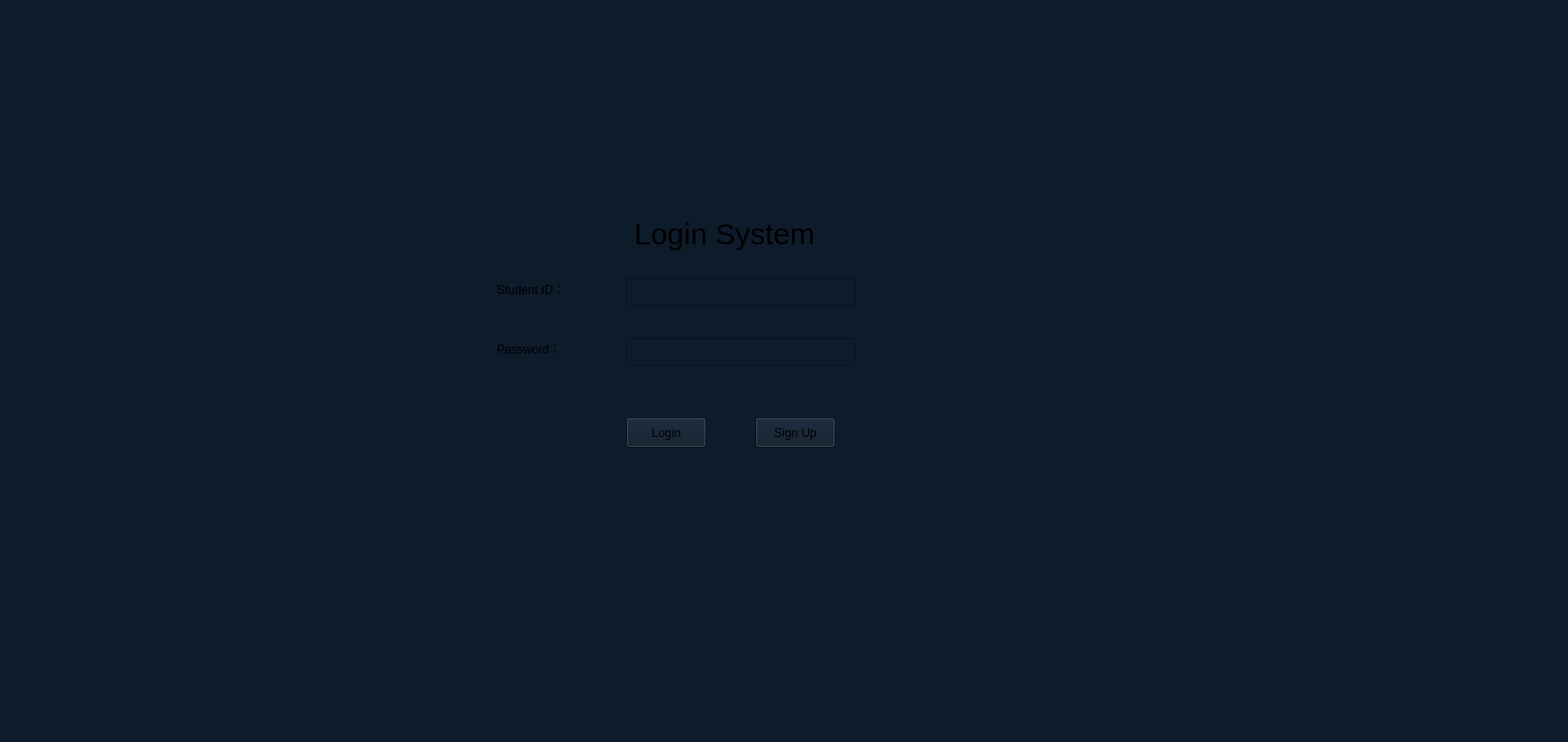
<?xml version="1.0" encoding="UTF-8"?>
<ui version="4.0">
 <class>MainWindow</class>
 <widget class="QMainWindow" name="MainWindow">
  <property name="enabled">
   <bool>true</bool>
  </property>
  <property name="geometry">
   <rect>
    <x>0</x>
    <y>0</y>
    <width>1578</width>
    <height>747</height>
   </rect>
  </property>
  <property name="windowTitle">
   <string>MainWindow</string>
  </property>
  <property name="styleSheet">
   <string notr="true">background-color: #0D1B2A;</string>
  </property>
  <widget class="QWidget" name="centralwidget">
   <widget class="QLabel" name="label">
    <property name="enabled">
     <bool>true</bool>
    </property>
    <property name="geometry">
     <rect>
      <x>630</x>
      <y>210</y>
      <width>271</width>
      <height>51</height>
     </rect>
    </property>
    <property name="styleSheet">
     <string notr="true">QLabel{
font-size:30px
}</string>
    </property>
    <property name="text">
     <string> Login System</string>
    </property>
   </widget>
   <widget class="QLabel" name="label_2">
    <property name="geometry">
     <rect>
      <x>500</x>
      <y>280</y>
      <width>121</width>
      <height>21</height>
     </rect>
    </property>
    <property name="styleSheet">
     <string notr="true">font: 14pt &quot;Segoe UI&quot;;</string>
    </property>
    <property name="text">
     <string>Student ID：</string>
    </property>
   </widget>
   <widget class="QLabel" name="label_3">
    <property name="geometry">
     <rect>
      <x>500</x>
      <y>340</y>
      <width>181</width>
      <height>21</height>
     </rect>
    </property>
    <property name="styleSheet">
     <string notr="true">font: 14pt &quot;Segoe UI&quot;;</string>
    </property>
    <property name="text">
     <string>Password：</string>
    </property>
   </widget>
   <widget class="QLineEdit" name="lineEdit_StudentID">
    <property name="geometry">
     <rect>
      <x>630</x>
      <y>280</y>
      <width>231</width>
      <height>28</height>
     </rect>
    </property>
    <property name="styleSheet">
     <string notr="true">QLineEdit{
font-size:15px;
}</string>
    </property>
   </widget>
   <widget class="QLineEdit" name="lineEdit_Password">
    <property name="geometry">
     <rect>
      <x>630</x>
      <y>340</y>
      <width>231</width>
      <height>28</height>
     </rect>
    </property>
    <property name="styleSheet">
     <string notr="true">QLineEdit{
font-size:15px;
}</string>
    </property>
    <property name="echoMode">
     <enum>QLineEdit::EchoMode::Password</enum>
    </property>
   </widget>
   <widget class="QPushButton" name="pushButton_Login">
    <property name="geometry">
     <rect>
      <x>630</x>
      <y>420</y>
      <width>81</width>
      <height>31</height>
     </rect>
    </property>
    <property name="styleSheet">
     <string notr="true">font: 10pt &quot;Segoe UI&quot;;</string>
    </property>
    <property name="text">
     <string>Login</string>
    </property>
   </widget>
   <widget class="QPushButton" name="pushButton_SignUp">
    <property name="geometry">
     <rect>
      <x>760</x>
      <y>420</y>
      <width>81</width>
      <height>31</height>
     </rect>
    </property>
    <property name="styleSheet">
     <string notr="true">font: 10pt &quot;Segoe UI&quot;;</string>
    </property>
    <property name="text">
     <string>Sign Up</string>
    </property>
   </widget>
  </widget>
  <widget class="QMenuBar" name="menubar">
   <property name="geometry">
    <rect>
     <x>0</x>
     <y>0</y>
     <width>1578</width>
     <height>25</height>
    </rect>
   </property>
  </widget>
  <widget class="QStatusBar" name="statusbar"/>
 </widget>
 <resources/>
 <connections/>
</ui>
